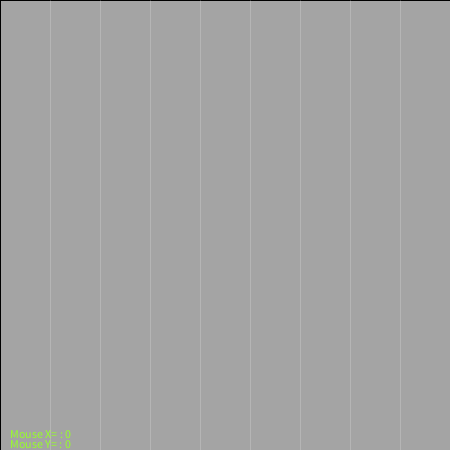
Frame 1 (no input)
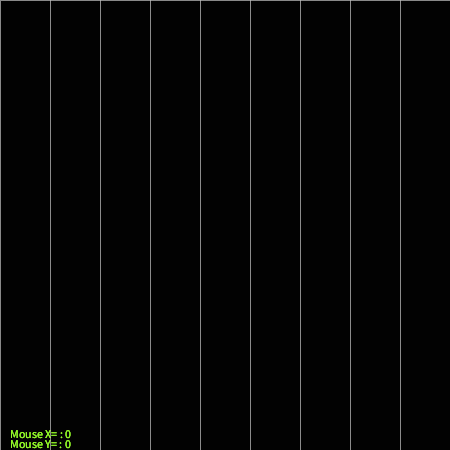
Frame 60 (the mouse pressed at the canvas centre just before this capture)
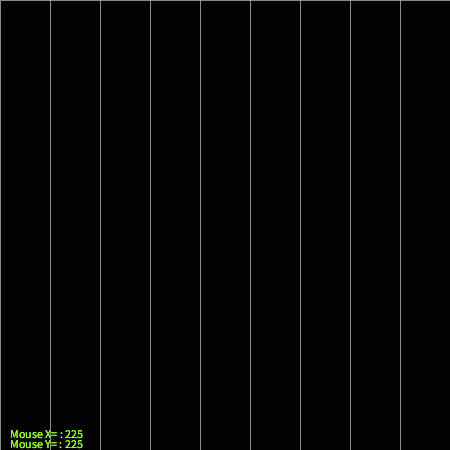
Frame 120 (the mouse held since frame 60 and released just before this capture)

The Processing sketch that drew these frames (run headless with seeded random() and noise(); from frame 60 on, the mouse is pressed at the canvas centre):

// Processing sketch: Hello_world
// ── Hello_world.pde
// This exercise is the hello world of processing and is designed to introduce you to processing. 
// 'setup()' is used to set up your canvas. 
// Setup only execute once when the you start the program

void setup() {
  smooth(); // Used to make the pixels smoother 
  size(450, 450); // the width and height of the drawing canvas 
  //  noLoop(); // Draw will only run once!
}

// This is where you do all your drawing
void draw() {
  fill(0, 50);
  rect(0, 0, 450, 450);
  
  /**  EXTRA change my colour https://processing.org/reference/fill_.html */
  fill(150, 255, 40);
  /** TODO: draw an ellipse here and use your mouse to move the ellipse around the canvas 
      you'll need to use the 4 links below for this exercise.
      **Hint** check the ellipse page and check the syntax and parameters section for help
      
      https://processing.org/reference/ellipse_.html
      
      you can use MouseX to control the X position for the ellipse
      https://processing.org/reference/mouseX.html 
      
      You can use MouseY to control the Y position for the ellipse
      https://processing.org/reference/mouseY.html 
      
      You can use the 4 decleared variables below for your ellipse's parameters  
      https://processing.org/examples/variables.html
   **/
   
  int xPositionOfEllipse = 20; // This is called setting a variable, it's used for giving a word a value. 
  int yPositionOfEllipse = 20;
  int widthOfEllipse = 50;
  int heightOfEllipse = 50;
  // TODO: Your code goes here 
  


  // Draws a grid on the screenc
  stroke(250, 50);
  text("Mouse X= : "+mouseX, 10, 438);
  text("Mouse Y= : "+mouseY, 10, 448);
  fill(0, 102, 153);
  line(50, 0, 50, 450);
  line(100, 0, 100, 450);
  line(150, 0, 150, 450);
  line(200, 0, 200, 450);
  line(250, 0, 250, 450);
  line(300, 0, 300, 450);
  line(350, 0, 350, 450);
  line(400, 0, 400, 450);
}
